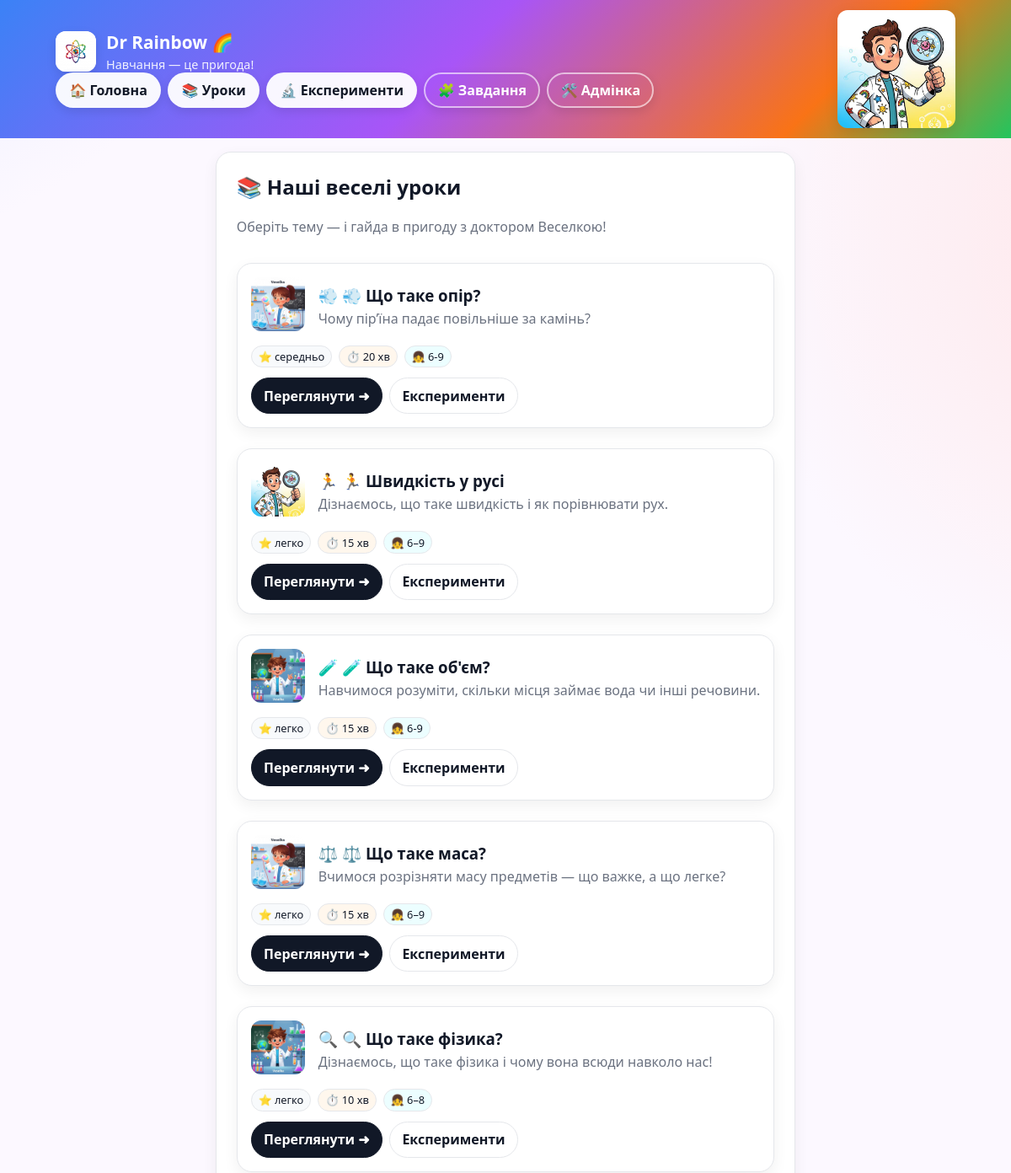
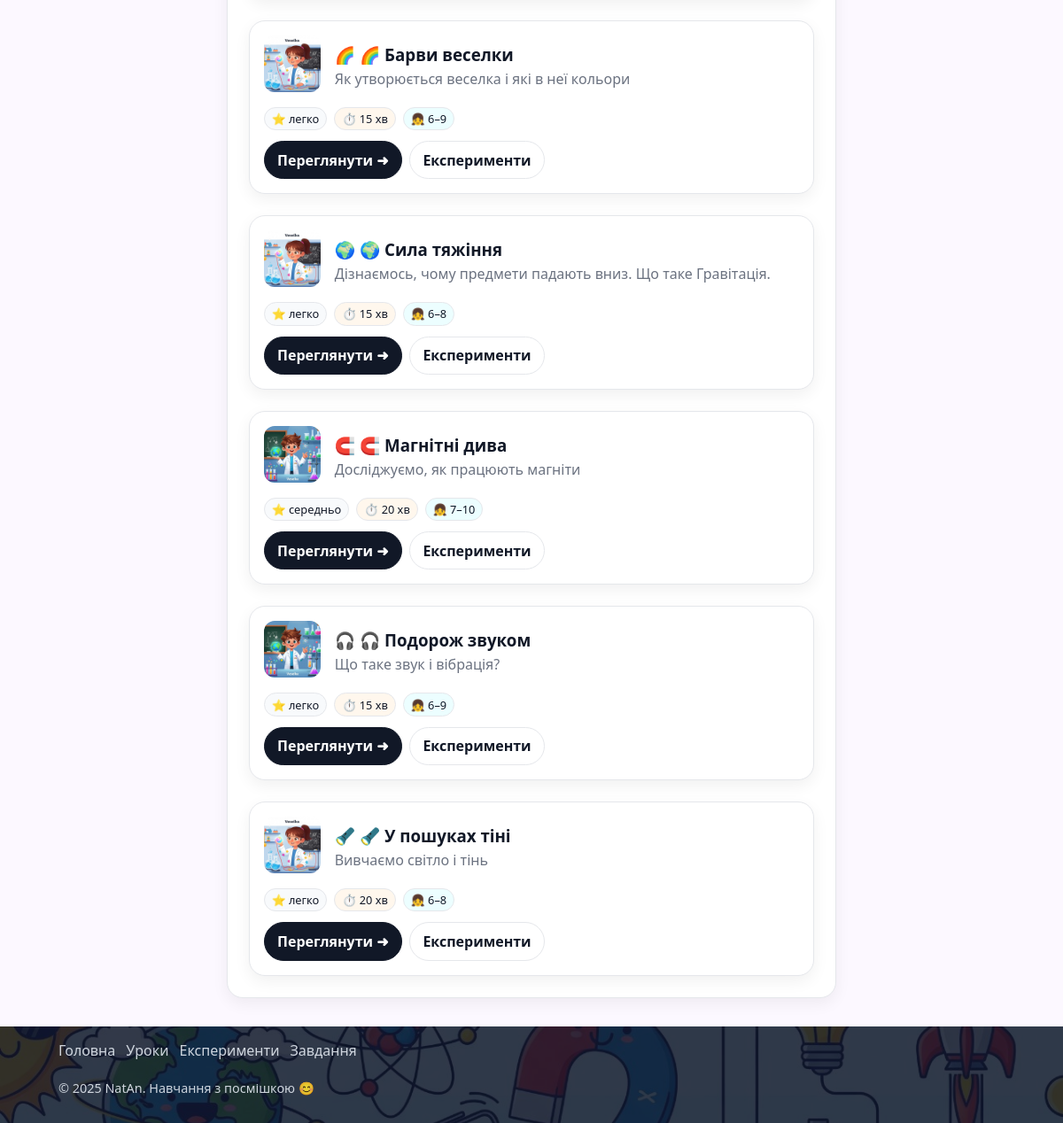
Screenshot of /lessons/ with the database file from the repository (2 pictures, top to bottom).
### lessons/models.py (models this page shows, shortened)
class Lesson(models.Model):
    title = models.CharField("Назва уроку", max_length=200)
    slug = models.SlugField(max_length=100, unique=True, blank=False)
    emoji = models.CharField("Емоджі", max_length=10, blank=True, null=True)
    summary = models.TextField("Короткий опис", blank=True, null=True)
    level = models.CharField("Рівень складності", max_length=50, blank=True, null=True)
    duration = models.PositiveIntegerField("Тривалість (хв)", blank=True, null=True)
    age_range = models.CharField("Вік", max_length=50, blank=True, null=True)
    materials = models.TextField("Матеріали", blank=True, null=True)
    steps = models.TextField("Кроки", blank=True, null=True)
    assistant_image = models.CharField("Зображення асистента", max_length=255, blank=True, null=True)
    created_at = models.DateTimeField(auto_now_add=True)
    theory = models.TextField(blank=True, help_text="Текстовий опис для пояснення теорії")
    class Meta:
        verbose_name = "Урок"
        verbose_name_plural = "Уроки"
        ordering = ['-created_at']

### lessons/views.py (the view, shortened to what this page needs)
# urls.py: path("", LessonListView.as_view(), name="lessons"),
class LessonListView(ListView):
    model = Lesson
    template_name = 'lessons/lesson_list.html'
    context_object_name = 'lessons'
    paginate_by = 12
    ordering = ['-created_at']  # новіші перші
    def get_queryset(self):
        qs = (
            Lesson.objects
            .all()
            .annotate(exercises_count=Count('exercises', distinct=True))
        )
        q = self.request.GET.get('q', '').strip()
        level = self.request.GET.get('level', '').strip()
        if level:
            qs = qs.filter(level=level)
        return qs.order_by(*self.ordering)
    def get_context_data(self, **kwargs):
        ctx = super().get_context_data(**kwargs)
        ctx['q'] = self.request.GET.get('q', '')
        ctx['level'] = self.request.GET.get('level', '')
        return ctx

### lessons/templates/lessons/lesson_list.html (shortened to what this page needs)
{% extends "base.html" %}
{% load static %}
{% block content %}
<section class="panel" aria-label="Список уроків" style="padding:1.5rem">
  <h2 style="margin-top:0">📚 Наші веселі уроки</h2>
  <p class="muted">Оберіть тему — і гайда в пригоду з доктором Веселкою!</p>
  <div style="
    display: grid;
    grid-template-columns: repeat(auto-fit, minmax(320px, 1fr));
    gap: 1.5rem;
    margin-top: 2rem;
  ">
    {% for l in lessons %}
      <article class="panel" style="
        width: 100%;
        padding: 1rem;
        display: grid;
        gap: 0.75rem;
        transition: transform 0.2s ease;
        cursor: pointer;
      " onmouseover="this.style.transform='scale(1.02)'" onmouseout="this.style.transform='scale(1)'">
        <div style="display: flex; gap: 1rem; align-items: center">
          <div style="flex-shrink: 0">
            <img src="{% static l.assistant_image %}" alt="Помічник" style="height: 64px; border-radius: 12px">
          </div>
          <div>
            <h3 style="margin: 0">{{ l.emoji }} {{ l.title }}</h3>
            <p class="muted" style="margin: .25rem 0 0">{{ l.summary|truncatewords:16 }}</p>
          </div>
        </div>
        <div style="display: flex; flex-wrap: wrap; gap: .5rem">
          {% if l.level %}<span title="Складність" style="font-size:.8rem;padding:.2rem .5rem;border-radius:999px;border:1px solid var(--ring);background:#f8fafc">⭐ {{ l.level }}</span>{% endif %}
          {% if l.duration %}<span title="Тривалість" style="font-size:.8rem;padding:.2rem .5rem;border-radius:999px;border:1px solid var(--ring);background:#fff7ed">⏱️ {{ l.duration }} хв</span>{% endif %}
          {% if l.age_range %}<span title="Вік" style="font-size:.8rem;padding:.2rem .5rem;border-radius:999px;border:1px solid var(--ring);background:#ecfeff">👧 {{ l.age_range }}</span>{% endif %}
        </div>
        <div style="display: flex; gap: .5rem; flex-wrap: wrap">
          {% if l.slug %}
            <a class="btn" href="{% url 'lesson_detail' l.slug %}">Переглянути ➜</a>
            <a class="app-btn" href="{% url 'lesson_exercise_list' l.slug %}">Експерименти</a>
          {% else %}
            <span class="muted" title="Урок без адреси">⛔ Без доступу</span>
          {% endif %}
        </div>
      </article>
    {% empty %}
      <p class="muted">Поки що уроків немає 😢</p>
    {% endfor %}
  </div>
</section>
{% endblock %}

### dr_rainbow_proj/templates/base.html (shortened to what this page needs)
{% load static %}
<!doctype html>
<html lang="uk">
<head>
</head>
<body>
<div class="wrap">
  <header class="site" role="banner" aria-label="Заголовок сайту">
    <div class="site-inner">
      <div>
        <div class="brand">
          <div class="logo">
            <img src="{% static 'images/logo.png' %}" alt="Логотип Dr Rainbow" />
          </div>
          <div class="titlebox">
            <h1>Dr Rainbow 🌈</h1>
            <p class="tiny">Навчання — це пригода!</p>
          </div>
        </div>
        <nav class="main" aria-label="Основна навігація">
          <a class="nav-btn" href="{% url 'home' %}">🏠 Головна</a>
          <a class="nav-btn" href="{% url 'lessons' %}">📚 Уроки</a>
          <a class="nav-btn" href="{% url 'experiments:experiments' %}">🔬 Експерименти</a>
          <a class="nav-btn nav-btn--ghost" href="/tasks/">🧩 Завдання</a>
          <a class="nav-btn nav-btn--ghost" href="/admin/">🛠️ Адмінка</a>
        </nav>
      </div>
      <aside class="hero" aria-hidden="true">
        <img src="{% static 'images/header_illustration.png' %}" alt="Герой" />
      </aside>
    </div>
  </header>
  <main id="main" role="main">
    {% block content %}{% endblock %}
  </main>
  <footer class="site" role="contentinfo">
    <div class="footer-inner">
      <nav class="footer-nav" aria-label="Нижня навігація">
        <a href="{% url 'home' %}">Головна</a>
        <a href="{% url 'lessons' %}">Уроки</a>
        <a href="{% url 'experiments:experiments' %}">Експерименти</a>
        <a href="/tasks/">Завдання</a>
      </nav>
      <p class="tiny">© {% now "Y" %} NatAn. Навчання з посмішкою 😊</p>
    </div>
  </footer>
</div>
</body>
</html>

### rows the page displays
Lesson: assistant_image (picture), emoji "💨", title "💨 Що таке опір?", summary "Чому пір’їна падає повільніше за камінь?", level "середньо", duration "20", age_range "6-9", slug "Переглянути ➜"
Lesson: assistant_image (picture), emoji "🏃", title "🏃 Швидкість у русі", summary "Дізнаємось, що таке швидкість і як порівнювати рух.", level "легко", duration "15", age_range "6–9", slug "Переглянути ➜"
Lesson: assistant_image (picture), emoji "🧪", title "🧪 Що таке об'єм?", summary "Навчимося розуміти, скільки місця займає вода чи інші речовини.", level "легко", duration "15", age_range "6-9", slug "Переглянути ➜"
Lesson: assistant_image (picture), emoji "⚖️", title "⚖️ Що таке маса?", summary "Вчимося розрізняти масу предметів — що важке, а що легке?", level "легко", duration "15", age_range "6–9", slug "Переглянути ➜"
Lesson: assistant_image (picture), emoji "🔍", title "🔍 Що таке фізика?", summary "Дізнаємось, що таке фізика і чому вона всюди навколо нас!", level "легко", duration "10", age_range "6–8", shows "Переглянути ➜"
Lesson: assistant_image (picture), emoji "🌈", title "🌈 Барви веселки", summary "Як утворюється веселка і які в неї кольори", level "легко", duration "15", age_range "6–9", slug "Переглянути ➜"
Lesson: assistant_image (picture), emoji "🌍", title "🌍 Сила тяжіння", summary "Дізнаємось, чому предмети падають вниз. Що таке Гравітація.", level "легко", duration "15", age_range "6–8", slug "Переглянути ➜"
Lesson: assistant_image (picture), emoji "🧲", title "🧲 Магнітні дива", summary "Досліджуємо, як працюють магніти", level "середньо", duration "20", age_range "7–10", slug "Переглянути ➜"
Lesson: assistant_image (picture), emoji "🎧", title "🎧 Подорож звуком", summary "Що таке звук і вібрація?", level "легко", duration "15", age_range "6–9", slug "Переглянути ➜"
Lesson: assistant_image (picture), emoji "🔦", title "🔦 У пошуках тіні", summary "Вивчаємо світло і тінь", level "легко", duration "20", age_range "6–8", slug "Переглянути ➜"
